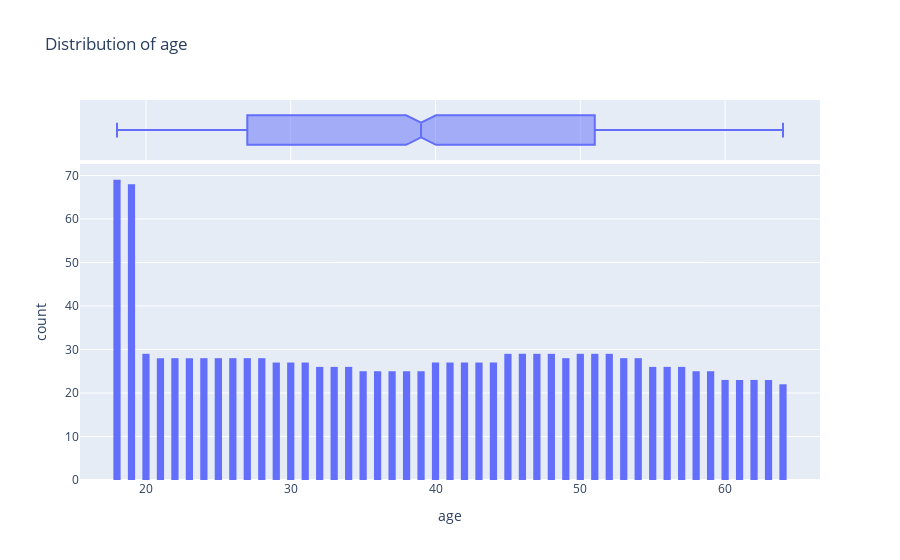

Notebook source saved alongside this figure:
### Code cell
fig=px.histogram(medical_df,x="age",marginal="box",nbins=47,title="Distribution of age")
fig.update_layout(bargap=0.5)
fig.show()

### Figure 1 — Plotly figure (JSON) as saved in the notebook; plotly's stock layout.template omitted (floating-point values rounded to 4 significant figures; data arrays with more than 128 entries replaced by an {"elided": "..."} marker saying what was removed)
{"data": [{"alignmentgroup": "True", "bingroup": "x", "hovertemplate": "age=%{x}<br>count=%{y}<extra></extra>", "legendgroup": "", "marker": {"color": "#636efa", "pattern": {"shape": ""}}, "name": "", "nbinsx": 47, "offsetgroup": "", "orientation": "v", "showlegend": false, "type": "histogram", "x": {"elided": "1338 int values"}, "xaxis": "x", "yaxis": "y"}, {"alignmentgroup": "True", "hovertemplate": "age=%{x}<extra></extra>", "legendgroup": "", "marker": {"color": "#636efa"}, "name": "", "notched": true, "offsetgroup": "", "showlegend": false, "type": "box", "x": {"elided": "1338 int values"}, "xaxis": "x2", "yaxis": "y2"}], "layout": {"bargap": 0.5, "barmode": "relative", "legend": {"tracegroupgap": 0}, "title": {"text": "Distribution of age"}, "xaxis": {"anchor": "y", "domain": [0, 1], "title": {"text": "age"}}, "xaxis2": {"anchor": "y2", "domain": [0, 1], "matches": "x", "showgrid": true, "showticklabels": false}, "yaxis": {"anchor": "x", "domain": [0, 0.8316], "title": {"text": "count"}}, "yaxis2": {"anchor": "x2", "domain": [0.8416, 1], "matches": "y2", "showgrid": false, "showline": false, "showticklabels": false, "ticks": ""}}}
